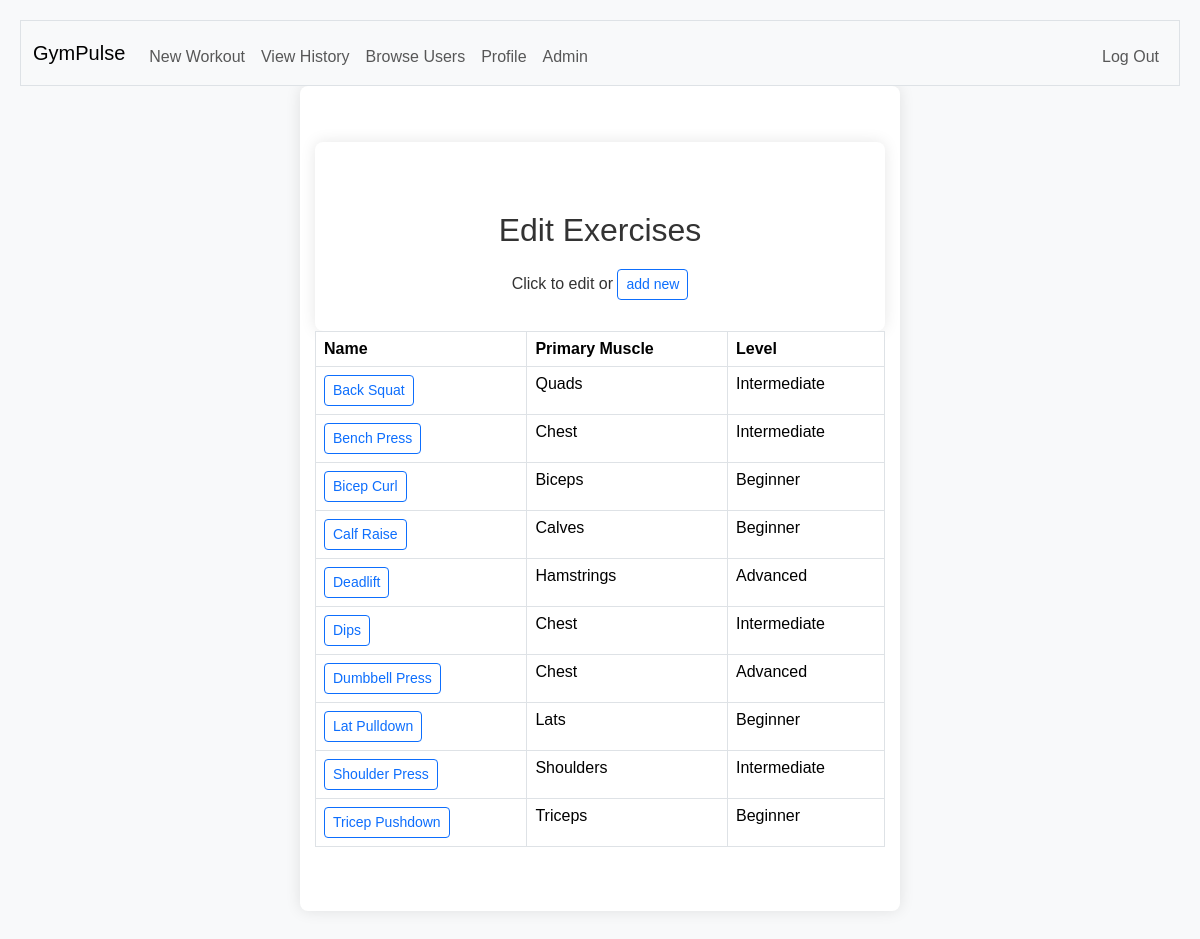
The page /admin_exercises (signed in) on the database as committed earlier.
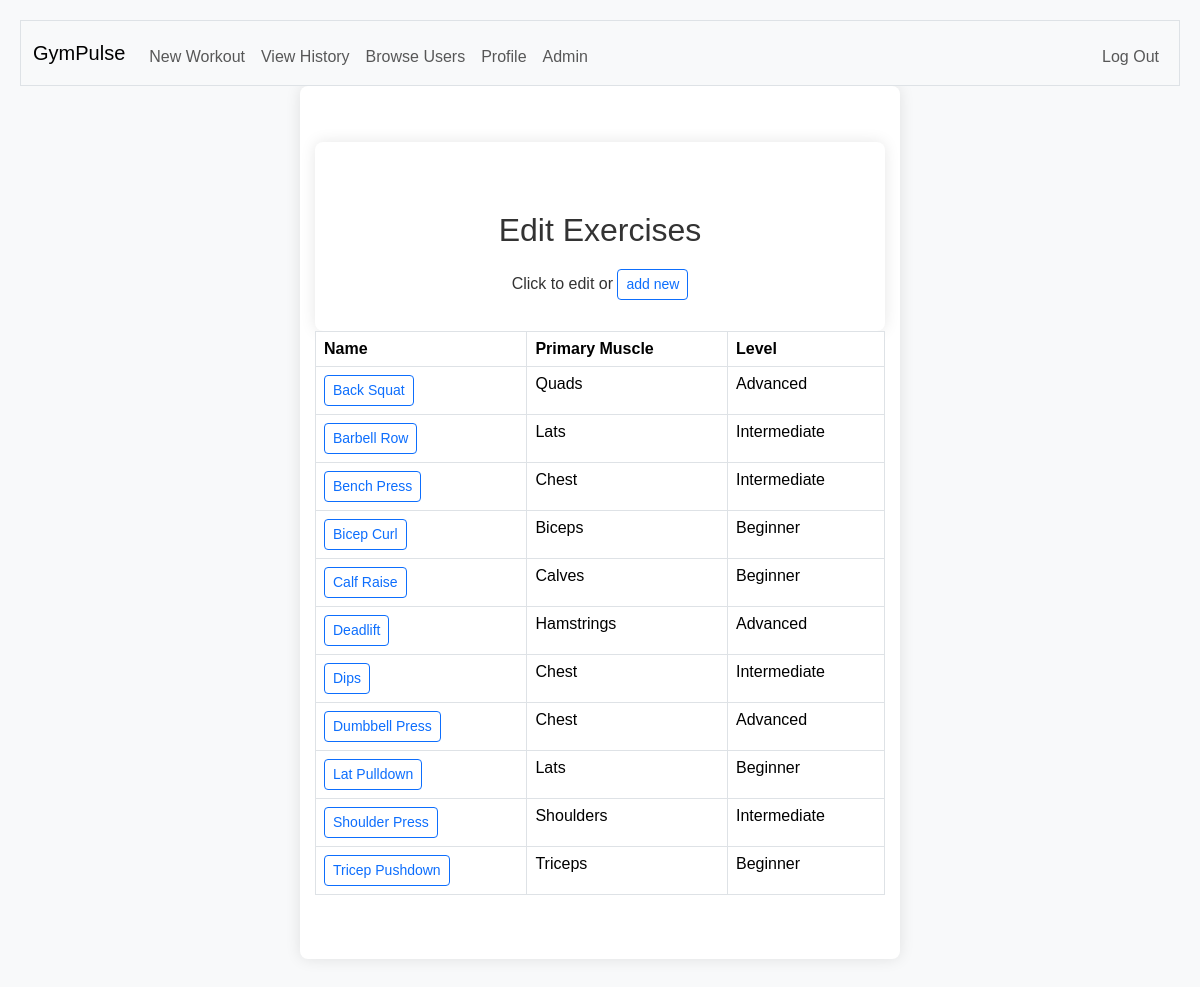
The same page on the database as committed later.
### tables this page shows
CREATE TABLE exercises (
    id INTEGER PRIMARY KEY,
    primary_muscles_id INTEGER,
    secondary_muscles_id INTEGER,
    instructions TEXT,
    level TEXT, name TEXT,
    FOREIGN KEY (primary_muscles_id) REFERENCES muscles(id),
    FOREIGN KEY (secondary_muscles_id) REFERENCES muscles(id)
);

CREATE TABLE muscles(id INTEGER PRIMARY KEY, muscle_name TEXT NOT NULL, area TEXT);

### app.py (the view, shortened to what this page needs)
@app.route("/admin_exercises",methods=["GET","POST"])
@admin_required
def admin_exercises():
   db = get_db()
   def admin_load_exercises():
    exercises = db.execute("SELECT e.id, m2.muscle_name m2name,m2.id m2id, m1.muscle_name m1name,m1.id m1id, e.name, e.level, e.instructions FROM exercises e LEFT JOIN muscles m1 ON e.primary_muscles_id = m1.id LEFT JOIN muscles m2 ON e.secondary_muscles_id = m2.id ORDER BY e.name ASC").fetchall()
    exercises = [dict(exercise) for exercise in exercises]
    return exercises
   if request.method == "GET":
      session["edit_exercise_id"] = None
      exercises = admin_load_exercises()
      print(exercises)
      return render_template("admin_add_workout.html", exercises = admin_load_exercises())

### helpers.py (called while the page is built)
def get_db():
    if "db" not in g:
        g.db = sqlite3.connect("gym.db")
        g.db.row_factory = sqlite3.Row
    return g.db

def admin_required(f):
  @wraps(f)
  def decorated_function(*args, **kwargs):
    if session.get("is_admin") is not True:
      return redirect("/")
    return f(*args, **kwargs)
  return decorated_function

### templates/admin_add_workout.html (shortened to what this page needs)
<div id="main">
  {% extends "layout.html" %}
  {% block main %}
<div class="container mt-2">
  <h2>
    Edit Exercises
  </h2>
  <p>
    Click to edit or <button class="btn btn-outline-primary btn-sm">add new</button>
  </p>
</div>
<div>
  <table class="table table-bordered table-responsive">
    <th>
      Name
    </th>
    <th>
      Primary Muscle
    </th>
    <th>
      Level
    </th>
    {% for exercise in exercises %}
   <tr>
      <td>
        <button id="{{exercise.id}}" class="btn btn-outline-primary btn-sm">{{exercise.name}}</button>
      </td>
      <td>
        {{exercise.m1name}}
      </td>
      <td>
        {{exercise.level}}
      </td>
    </tr>
    {% endfor %}
  </table>
</div>
  {% endblock %}

### templates/layout.html (shortened to what this page needs)
<!DOCTYPE html>
<html lang="en">
    <head>
        <link href="https://cdn.jsdelivr.net/npm/bootstrap@5.3.3/dist/css/bootstrap.min.css" rel="stylesheet">
        <link href="/static/styles.css" rel="stylesheet">
    </head>
    <body>
        <nav class="bg-light border navbar navbar-expand-md navbar-light">
            <div class="container-fluid">
                <a class="navbar-brand" href="/"><span class="blue">Gym</span><span class="black">Pulse</span></a>
                <div class="collapse navbar-collapse" id="navbar">
                    {% if session["user_id"] %}
                        <ul class="navbar-nav me-auto mt-2">
                            <li class="nav-item"><a class="nav-link" href="/workout">New Workout</a></li>
                            <li class="nav-item"><a class="nav-link" href="/history">View History</a></li>
                            <li class="nav-item"><a class="nav-link" href="/browse_profiles">Browse Users</a></li>
                            <li class="nav-item"><a class="nav-link" href="/profile">Profile</a></li>
                            {% if session["is_admin"] == true %}
                            <li class="nav-item"><a class="nav-link" href="/admin">Admin</a></li>
                            {% endif %}
                        </ul>
                        <ul class="navbar-nav ms-auto mt-2">
                            <li class="nav-item"><a class="nav-link" href="/logout">Log Out</a></li>
                        </ul>
                    {% else %}
                        <ul class="navbar-nav ms-auto mt-2">
                            <li class="nav-item"><a class="nav-link" href="/register">Register</a></li>
                            <li class="nav-item"><a class="nav-link" href="/login">Log In</a></li>
                        </ul>
                    {% endif %}
                </div>
            </div>
        </nav>
        <main class="container py-5 text-center">
            {% block main %}{% endblock %}
        </main>
    </body>
</html>

### static/styles.css (style rules this page uses)
h2 { margin-top: 10%; }
* { margin: 0; padding: 0; box-sizing: border-box; }
body { font-family: Arial, sans-serif; background-color: #f8f9fa; color: #333; padding: 20px; }
h2 { font-size: 2rem; color: #333; margin-bottom: 20px; text-align: center; }
.container { max-width: 600px; margin: 0 auto; padding: 15px; background-color: #ffffff; border-radius: 8px; box-shadow: 0 0 15px rgba(0, 0, 0, 0.1); }
.text-center { text-align: center; }

Rows that differ between the two databases and show on the page:
changed exercises "Back Squat": level "Intermediate" → "Advanced"
added exercises: name "Barbell Row", m1name "Lats", level "Intermediate"
